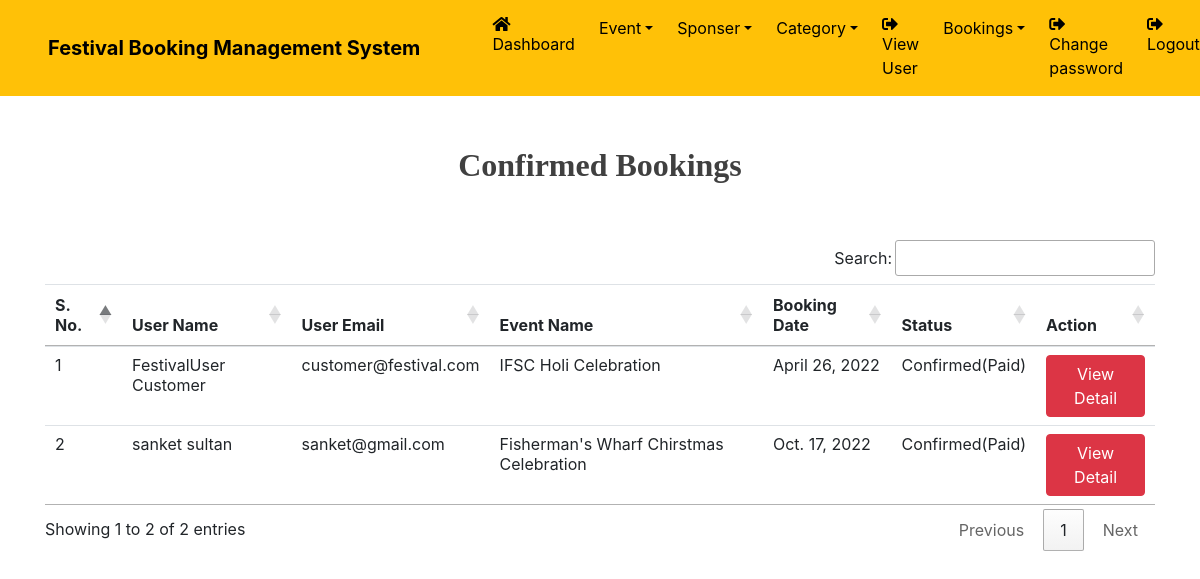
The page /confirmed_booking (signed in) on the database its author committed.
### EBS2021/models.py (models this page shows, shortened)
class Booking(models.Model):
    userinfo =models.ForeignKey(UserSignup,on_delete=models.CASCADE)
    eventinfo = models.ForeignKey(Event, on_delete=models.CASCADE)
    person=models.CharField(max_length=100,null=True)
    total=models.CharField(max_length=100,null=True)
    status = models.CharField(max_length=20,null=True)
    bookingdate = models.DateField(null=True)
    cardno = models.CharField(max_length=20,null=True)
    cvv = models.CharField(max_length=10,null=True)
    expirydate = models.CharField(max_length=50,null=True)

class UserSignup(models.Model):
    user = models.ForeignKey(User,on_delete=models.CASCADE)
    mobile = models.CharField(max_length=15,null=True)
    image = models.FileField(null=True)
    address = models.CharField(max_length=300,null=True,default=None)
    regdate = models.DateTimeField(auto_now_add=True,blank=True)

class Event(models.Model):
    eventname=models.CharField(max_length=100,null=True)
    image = models.FileField(null=True)
    category=models.CharField(max_length=100,null=True)
    description = models.CharField(max_length=300,null=True)
    startdate=models.DateField(null=True)
    enddate=models.DateField(null=True)
    venue=models.CharField(max_length=300,null=True)
    entryprice=models.CharField(max_length=100,null=True)
    creationdate = models.DateTimeField(default=datetime.now, blank=True)

### EBS2021/views.py (the view)
# urls.py: path('confirmed_booking',confirmed_booking ,name="confirmed_booking"),
def confirmed_booking(request):
    if not request.user.is_authenticated:
        return redirect('Login')
    b = Booking.objects.filter(status="Confirmed(Paid)")
    return render(request ,"confirmed_booking.html",locals())

### EBS2021/templates/confirmed_booking.html (shortened to what this page needs)
{% load static %}
{% block body %}
{% include 'header.html' %}
<link rel = stylesheet href="https://cdn.datatables.net/1.10.20/css/jquery.dataTables.min.css">
<link rel = stylesheet href="https://cdn.datatables.net/buttons/1.6.1/css/buttons.dataTables.min.css">
<div class="container" style="margin-top: 50px;">
    <h2 class = "text-center" style = "color : #404040 ; font-weight : bold ;
    font-family : Castellar"> Confirmed Bookings </h2>
<br><br>
<table class="table table-hover table-responsive-lg"id="example">
    <thead>
        <tr>
           <th>S. No.</th>
            <th>User Name</th>
            <th>User Email</th>
            <th>Event Name</th>
            <th>Booking Date</th>
            <th>Status</th>
            <th>Action</th>
        </tr>
    </thead>
    <tbody>
        {% for i in b %}
        <tr>
            <td>{{forloop.counter}}</td>
            <td>{{i.userinfo.user.first_name}} {{i.userinfo.user.last_name}}</td>
            <td>{{i.userinfo.user.username}}</td>
            <td>{{i.eventinfo.eventname}}</td>
            <td>{{i.bookingdate}}</td>
            <td>{{i.status}}</td>
            <td>
               <a href="{% url 'bookingdetail_admin' i.id %}" class="btn btn-danger">View Detail</a></td>
        </tr>
        {% endfor %}
    </tbody>
</table>
</div>
{% endblock %}

### rows shown on the page
Booking: userinfo.user.first_name "FestivalUser", userinfo.user.last_name "Customer", userinfo.user.username "customer@festival.com", eventinfo.eventname "IFSC Holi Celebration", bookingdate "April 26, 2022", status "Confirmed(Paid)"
Booking: userinfo.user.first_name "sanket", userinfo.user.last_name "sultan", userinfo.user.username "sanket@gmail.com", eventinfo.eventname "Fisherman's Wharf Chirstmas Celebration", bookingdate "Oct. 17, 2022", status "Confirmed(Paid)"
